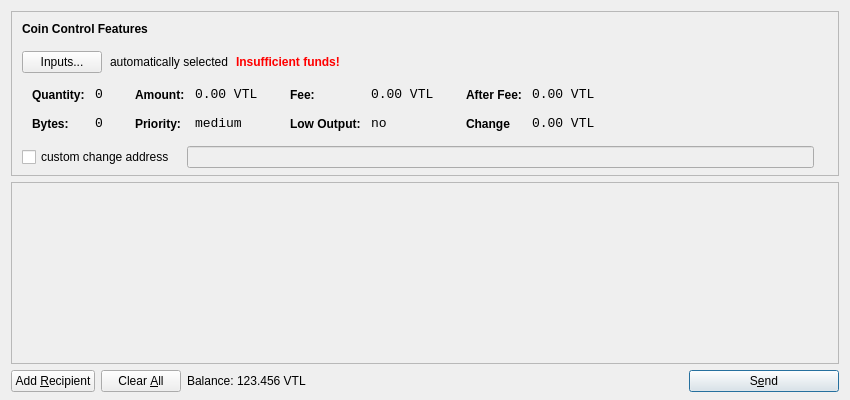
<?xml version="1.0" encoding="UTF-8"?>
<ui version="4.0">
 <class>SendCoinsDialog</class>
 <widget class="QDialog" name="SendCoinsDialog">
  <property name="geometry">
   <rect>
    <x>0</x>
    <y>0</y>
    <width>850</width>
    <height>400</height>
   </rect>
  </property>
  <property name="windowTitle">
   <string>Send Coins</string>
  </property>
  <layout class="QVBoxLayout" name="verticalLayout" stretch="0,1,0">
   <property name="bottomMargin">
    <number>8</number>
   </property>
   <item>
    <widget class="QFrame" name="frameCoinControl">
     <property name="sizePolicy">
      <sizepolicy hsizetype="Expanding" vsizetype="Expanding">
       <horstretch>0</horstretch>
       <verstretch>0</verstretch>
      </sizepolicy>
     </property>
     <property name="maximumSize">
      <size>
       <width>16777215</width>
       <height>16777215</height>
      </size>
     </property>
     <property name="frameShape">
      <enum>QFrame::StyledPanel</enum>
     </property>
     <property name="frameShadow">
      <enum>QFrame::Sunken</enum>
     </property>
     <layout class="QVBoxLayout" name="verticalLayoutCoinControl2">
      <property name="spacing">
       <number>-1</number>
      </property>
      <property name="leftMargin">
       <number>0</number>
      </property>
      <property name="topMargin">
       <number>0</number>
      </property>
      <property name="rightMargin">
       <number>0</number>
      </property>
      <property name="bottomMargin">
       <number>6</number>
      </property>
      <item>
       <layout class="QVBoxLayout" name="verticalLayoutCoinControl" stretch="0,0,0,0,1">
        <property name="spacing">
         <number>0</number>
        </property>
        <property name="leftMargin">
         <number>10</number>
        </property>
        <property name="topMargin">
         <number>10</number>
        </property>
        <item>
         <layout class="QHBoxLayout" name="horizontalLayoutCoinControl1">
          <property name="bottomMargin">
           <number>15</number>
          </property>
          <item>
           <widget class="QLabel" name="labelCoinControlFeatures">
            <property name="sizePolicy">
             <sizepolicy hsizetype="Preferred" vsizetype="Maximum">
              <horstretch>0</horstretch>
              <verstretch>0</verstretch>
             </sizepolicy>
            </property>
            <property name="font">
             <font>
              <weight>75</weight>
              <bold>true</bold>
             </font>
            </property>
            <property name="styleSheet">
             <string notr="true">font-weight:bold;</string>
            </property>
            <property name="text">
             <string>Coin Control Features</string>
            </property>
           </widget>
          </item>
         </layout>
        </item>
        <item>
         <layout class="QHBoxLayout" name="horizontalLayoutCoinControl2" stretch="0,0,0,0">
          <property name="spacing">
           <number>8</number>
          </property>
          <property name="bottomMargin">
           <number>10</number>
          </property>
          <item>
           <widget class="QPushButton" name="pushButtonCoinControl">
            <property name="styleSheet">
             <string notr="true"/>
            </property>
            <property name="text">
             <string>Inputs...</string>
            </property>
           </widget>
          </item>
          <item>
           <widget class="QLabel" name="labelCoinControlAutomaticallySelected">
            <property name="text">
             <string>automatically selected</string>
            </property>
            <property name="margin">
             <number>5</number>
            </property>
           </widget>
          </item>
          <item>
           <widget class="QLabel" name="labelCoinControlInsuffFunds">
            <property name="font">
             <font>
              <weight>75</weight>
              <bold>true</bold>
             </font>
            </property>
            <property name="styleSheet">
             <string notr="true">color:red;font-weight:bold;</string>
            </property>
            <property name="text">
             <string>Insufficient funds!</string>
            </property>
            <property name="margin">
             <number>5</number>
            </property>
           </widget>
          </item>
          <item>
           <spacer name="horizontalSpacerCoinControl">
            <property name="orientation">
             <enum>Qt::Horizontal</enum>
            </property>
            <property name="sizeHint" stdset="0">
             <size>
              <width>40</width>
              <height>1</height>
             </size>
            </property>
           </spacer>
          </item>
         </layout>
        </item>
        <item>
         <widget class="QWidget" name="widgetCoinControl" native="true">
          <property name="sizePolicy">
           <sizepolicy hsizetype="Preferred" vsizetype="Preferred">
            <horstretch>0</horstretch>
            <verstretch>0</verstretch>
           </sizepolicy>
          </property>
          <property name="minimumSize">
           <size>
            <width>0</width>
            <height>0</height>
           </size>
          </property>
          <property name="styleSheet">
           <string notr="true"/>
          </property>
          <layout class="QHBoxLayout" name="horizontalLayoutCoinControl5">
           <property name="margin">
            <number>0</number>
           </property>
           <item>
            <layout class="QHBoxLayout" name="horizontalLayoutCoinControl3" stretch="0,0,0,1">
             <property name="spacing">
              <number>20</number>
             </property>
             <property name="topMargin">
              <number>0</number>
             </property>
             <property name="bottomMargin">
              <number>10</number>
             </property>
             <item>
              <layout class="QFormLayout" name="formLayoutCoinControl1">
               <property name="horizontalSpacing">
                <number>10</number>
               </property>
               <property name="verticalSpacing">
                <number>14</number>
               </property>
               <property name="leftMargin">
                <number>10</number>
               </property>
               <property name="topMargin">
                <number>4</number>
               </property>
               <property name="rightMargin">
                <number>6</number>
               </property>
               <item row="0" column="0">
                <widget class="QLabel" name="labelCoinControlQuantityText">
                 <property name="styleSheet">
                  <string notr="true">font-weight:bold;</string>
                 </property>
                 <property name="text">
                  <string>Quantity:</string>
                 </property>
                 <property name="margin">
                  <number>0</number>
                 </property>
                </widget>
               </item>
               <item row="0" column="1">
                <widget class="QLabel" name="labelCoinControlQuantity">
                 <property name="font">
                  <font>
                   <family>Monospace</family>
                   <pointsize>10</pointsize>
                  </font>
                 </property>
                 <property name="cursor">
                  <cursorShape>IBeamCursor</cursorShape>
                 </property>
                 <property name="contextMenuPolicy">
                  <enum>Qt::ActionsContextMenu</enum>
                 </property>
                 <property name="text">
                  <string>0</string>
                 </property>
                 <property name="margin">
                  <number>0</number>
                 </property>
                 <property name="textInteractionFlags">
                  <set>Qt::LinksAccessibleByMouse|Qt::TextSelectableByKeyboard|Qt::TextSelectableByMouse</set>
                 </property>
                </widget>
               </item>
               <item row="1" column="0">
                <widget class="QLabel" name="labelCoinControlBytesText">
                 <property name="styleSheet">
                  <string notr="true">font-weight:bold;</string>
                 </property>
                 <property name="text">
                  <string>Bytes:</string>
                 </property>
                </widget>
               </item>
               <item row="1" column="1">
                <widget class="QLabel" name="labelCoinControlBytes">
                 <property name="font">
                  <font>
                   <family>Monospace</family>
                   <pointsize>10</pointsize>
                  </font>
                 </property>
                 <property name="cursor">
                  <cursorShape>IBeamCursor</cursorShape>
                 </property>
                 <property name="contextMenuPolicy">
                  <enum>Qt::ActionsContextMenu</enum>
                 </property>
                 <property name="text">
                  <string>0</string>
                 </property>
                 <property name="textInteractionFlags">
                  <set>Qt::LinksAccessibleByMouse|Qt::TextSelectableByKeyboard|Qt::TextSelectableByMouse</set>
                 </property>
                </widget>
               </item>
              </layout>
             </item>
             <item>
              <layout class="QFormLayout" name="formLayoutCoinControl2">
               <property name="horizontalSpacing">
                <number>10</number>
               </property>
               <property name="verticalSpacing">
                <number>14</number>
               </property>
               <property name="leftMargin">
                <number>6</number>
               </property>
               <property name="topMargin">
                <number>4</number>
               </property>
               <property name="rightMargin">
                <number>6</number>
               </property>
               <item row="0" column="0">
                <widget class="QLabel" name="labelCoinControlAmountText">
                 <property name="styleSheet">
                  <string notr="true">font-weight:bold;</string>
                 </property>
                 <property name="text">
                  <string>Amount:</string>
                 </property>
                 <property name="margin">
                  <number>0</number>
                 </property>
                </widget>
               </item>
               <item row="0" column="1">
                <widget class="QLabel" name="labelCoinControlAmount">
                 <property name="font">
                  <font>
                   <family>Monospace</family>
                   <pointsize>10</pointsize>
                  </font>
                 </property>
                 <property name="cursor">
                  <cursorShape>IBeamCursor</cursorShape>
                 </property>
                 <property name="contextMenuPolicy">
                  <enum>Qt::ActionsContextMenu</enum>
                 </property>
                 <property name="text">
                  <string>0.00 VTL</string>
                 </property>
                 <property name="textInteractionFlags">
                  <set>Qt::LinksAccessibleByMouse|Qt::TextSelectableByKeyboard|Qt::TextSelectableByMouse</set>
                 </property>
                </widget>
               </item>
               <item row="1" column="0">
                <widget class="QLabel" name="labelCoinControlPriorityText">
                 <property name="styleSheet">
                  <string notr="true">font-weight:bold;</string>
                 </property>
                 <property name="text">
                  <string>Priority:</string>
                 </property>
                </widget>
               </item>
               <item row="1" column="1">
                <widget class="QLabel" name="labelCoinControlPriority">
                 <property name="font">
                  <font>
                   <family>Monospace</family>
                   <pointsize>10</pointsize>
                  </font>
                 </property>
                 <property name="cursor">
                  <cursorShape>IBeamCursor</cursorShape>
                 </property>
                 <property name="contextMenuPolicy">
                  <enum>Qt::ActionsContextMenu</enum>
                 </property>
                 <property name="text">
                  <string>medium</string>
                 </property>
                 <property name="textInteractionFlags">
                  <set>Qt::LinksAccessibleByMouse|Qt::TextSelectableByKeyboard|Qt::TextSelectableByMouse</set>
                 </property>
                </widget>
               </item>
              </layout>
             </item>
             <item>
              <layout class="QFormLayout" name="formLayoutCoinControl3">
               <property name="horizontalSpacing">
                <number>10</number>
               </property>
               <property name="verticalSpacing">
                <number>14</number>
               </property>
               <property name="leftMargin">
                <number>6</number>
               </property>
               <property name="topMargin">
                <number>4</number>
               </property>
               <property name="rightMargin">
                <number>6</number>
               </property>
               <item row="0" column="0">
                <widget class="QLabel" name="labelCoinControlFeeText">
                 <property name="styleSheet">
                  <string notr="true">font-weight:bold;</string>
                 </property>
                 <property name="text">
                  <string>Fee:</string>
                 </property>
                 <property name="margin">
                  <number>0</number>
                 </property>
                </widget>
               </item>
               <item row="0" column="1">
                <widget class="QLabel" name="labelCoinControlFee">
                 <property name="font">
                  <font>
                   <family>Monospace</family>
                   <pointsize>10</pointsize>
                  </font>
                 </property>
                 <property name="cursor">
                  <cursorShape>IBeamCursor</cursorShape>
                 </property>
                 <property name="contextMenuPolicy">
                  <enum>Qt::ActionsContextMenu</enum>
                 </property>
                 <property name="text">
                  <string>0.00 VTL</string>
                 </property>
                 <property name="textInteractionFlags">
                  <set>Qt::LinksAccessibleByMouse|Qt::TextSelectableByKeyboard|Qt::TextSelectableByMouse</set>
                 </property>
                </widget>
               </item>
               <item row="1" column="0">
                <widget class="QLabel" name="labelCoinControlLowOutputText">
                 <property name="styleSheet">
                  <string notr="true">font-weight:bold;</string>
                 </property>
                 <property name="text">
                  <string>Low Output:</string>
                 </property>
                </widget>
               </item>
               <item row="1" column="1">
                <widget class="QLabel" name="labelCoinControlLowOutput">
                 <property name="font">
                  <font>
                   <family>Monospace</family>
                   <pointsize>10</pointsize>
                  </font>
                 </property>
                 <property name="cursor">
                  <cursorShape>IBeamCursor</cursorShape>
                 </property>
                 <property name="contextMenuPolicy">
                  <enum>Qt::ActionsContextMenu</enum>
                 </property>
                 <property name="text">
                  <string>no</string>
                 </property>
                 <property name="textInteractionFlags">
                  <set>Qt::LinksAccessibleByMouse|Qt::TextSelectableByKeyboard|Qt::TextSelectableByMouse</set>
                 </property>
                </widget>
               </item>
              </layout>
             </item>
             <item>
              <layout class="QFormLayout" name="formLayoutCoinControl4">
               <property name="horizontalSpacing">
                <number>10</number>
               </property>
               <property name="verticalSpacing">
                <number>14</number>
               </property>
               <property name="leftMargin">
                <number>6</number>
               </property>
               <property name="topMargin">
                <number>4</number>
               </property>
               <property name="rightMargin">
                <number>6</number>
               </property>
               <item row="0" column="0">
                <widget class="QLabel" name="labelCoinControlAfterFeeText">
                 <property name="styleSheet">
                  <string notr="true">font-weight:bold;</string>
                 </property>
                 <property name="text">
                  <string>After Fee:</string>
                 </property>
                 <property name="margin">
                  <number>0</number>
                 </property>
                </widget>
               </item>
               <item row="0" column="1">
                <widget class="QLabel" name="labelCoinControlAfterFee">
                 <property name="font">
                  <font>
                   <family>Monospace</family>
                   <pointsize>10</pointsize>
                  </font>
                 </property>
                 <property name="cursor">
                  <cursorShape>IBeamCursor</cursorShape>
                 </property>
                 <property name="contextMenuPolicy">
                  <enum>Qt::ActionsContextMenu</enum>
                 </property>
                 <property name="text">
                  <string>0.00 VTL</string>
                 </property>
                 <property name="textInteractionFlags">
                  <set>Qt::LinksAccessibleByMouse|Qt::TextSelectableByKeyboard|Qt::TextSelectableByMouse</set>
                 </property>
                </widget>
               </item>
               <item row="1" column="0">
                <widget class="QLabel" name="labelCoinControlChangeText">
                 <property name="styleSheet">
                  <string notr="true">font-weight:bold;</string>
                 </property>
                 <property name="text">
                  <string>Change</string>
                 </property>
                </widget>
               </item>
               <item row="1" column="1">
                <widget class="QLabel" name="labelCoinControlChange">
                 <property name="font">
                  <font>
                   <family>Monospace</family>
                   <pointsize>10</pointsize>
                  </font>
                 </property>
                 <property name="cursor">
                  <cursorShape>IBeamCursor</cursorShape>
                 </property>
                 <property name="contextMenuPolicy">
                  <enum>Qt::ActionsContextMenu</enum>
                 </property>
                 <property name="text">
                  <string>0.00 VTL</string>
                 </property>
                 <property name="textInteractionFlags">
                  <set>Qt::LinksAccessibleByMouse|Qt::TextSelectableByKeyboard|Qt::TextSelectableByMouse</set>
                 </property>
                </widget>
               </item>
              </layout>
             </item>
            </layout>
           </item>
          </layout>
         </widget>
        </item>
        <item>
         <layout class="QHBoxLayout" name="horizontalLayoutCoinControl4" stretch="0,0,0">
          <property name="spacing">
           <number>12</number>
          </property>
          <property name="sizeConstraint">
           <enum>QLayout::SetDefaultConstraint</enum>
          </property>
          <property name="topMargin">
           <number>5</number>
          </property>
          <property name="rightMargin">
           <number>5</number>
          </property>
          <item>
           <widget class="QCheckBox" name="checkBoxCoinControlChange">
            <property name="text">
             <string>custom change address</string>
            </property>
           </widget>
          </item>
          <item>
           <widget class="QLineEdit" name="lineEditCoinControlChange">
            <property name="enabled">
             <bool>false</bool>
            </property>
            <property name="sizePolicy">
             <sizepolicy hsizetype="Expanding" vsizetype="Fixed">
              <horstretch>0</horstretch>
              <verstretch>0</verstretch>
             </sizepolicy>
            </property>
           </widget>
          </item>
          <item>
           <widget class="QLabel" name="labelCoinControlChangeLabel">
            <property name="sizePolicy">
             <sizepolicy hsizetype="Preferred" vsizetype="Expanding">
              <horstretch>0</horstretch>
              <verstretch>0</verstretch>
             </sizepolicy>
            </property>
            <property name="minimumSize">
             <size>
              <width>0</width>
              <height>0</height>
             </size>
            </property>
            <property name="text">
             <string/>
            </property>
            <property name="margin">
             <number>3</number>
            </property>
           </widget>
          </item>
         </layout>
        </item>
        <item>
         <spacer name="verticalSpacerCoinControl">
          <property name="orientation">
           <enum>Qt::Vertical</enum>
          </property>
          <property name="sizeHint" stdset="0">
           <size>
            <width>800</width>
            <height>1</height>
           </size>
          </property>
         </spacer>
        </item>
       </layout>
      </item>
     </layout>
    </widget>
   </item>
   <item>
    <widget class="QScrollArea" name="scrollArea">
     <property name="widgetResizable">
      <bool>true</bool>
     </property>
     <widget class="QWidget" name="scrollAreaWidgetContents">
      <property name="geometry">
       <rect>
        <x>0</x>
        <y>0</y>
        <width>830</width>
        <height>165</height>
       </rect>
      </property>
      <layout class="QVBoxLayout" name="verticalLayout_2">
       <property name="margin">
        <number>0</number>
       </property>
       <item>
        <layout class="QVBoxLayout" name="entries">
         <property name="spacing">
          <number>6</number>
         </property>
        </layout>
       </item>
       <item>
        <spacer name="verticalSpacer">
         <property name="orientation">
          <enum>Qt::Vertical</enum>
         </property>
         <property name="sizeHint" stdset="0">
          <size>
           <width>20</width>
           <height>40</height>
          </size>
         </property>
        </spacer>
       </item>
      </layout>
     </widget>
    </widget>
   </item>
   <item>
    <layout class="QHBoxLayout" name="horizontalLayout">
     <item>
      <widget class="QPushButton" name="addButton">
       <property name="toolTip">
        <string>Send to multiple recipients at once</string>
       </property>
       <property name="text">
        <string>Add &amp;Recipient</string>
       </property>
       <property name="icon">
        <iconset resource="../bitcoin.qrc">
         <normaloff>:/icons/add</normaloff>:/icons/add</iconset>
       </property>
       <property name="autoDefault">
        <bool>false</bool>
       </property>
      </widget>
     </item>
     <item>
      <widget class="QPushButton" name="clearButton">
       <property name="sizePolicy">
        <sizepolicy hsizetype="Minimum" vsizetype="Fixed">
         <horstretch>0</horstretch>
         <verstretch>0</verstretch>
        </sizepolicy>
       </property>
       <property name="toolTip">
        <string>Remove all transaction fields</string>
       </property>
       <property name="text">
        <string>Clear &amp;All</string>
       </property>
       <property name="icon">
        <iconset resource="../bitcoin.qrc">
         <normaloff>:/icons/remove</normaloff>:/icons/remove</iconset>
       </property>
       <property name="autoRepeatDelay">
        <number>300</number>
       </property>
       <property name="autoDefault">
        <bool>false</bool>
       </property>
      </widget>
     </item>
     <item>
      <layout class="QHBoxLayout" name="horizontalLayout_2">
       <property name="spacing">
        <number>3</number>
       </property>
       <item>
        <widget class="QLabel" name="label">
         <property name="sizePolicy">
          <sizepolicy hsizetype="Preferred" vsizetype="Fixed">
           <horstretch>0</horstretch>
           <verstretch>0</verstretch>
          </sizepolicy>
         </property>
         <property name="text">
          <string>Balance:</string>
         </property>
        </widget>
       </item>
       <item>
        <widget class="QLabel" name="labelBalance">
         <property name="sizePolicy">
          <sizepolicy hsizetype="Preferred" vsizetype="Fixed">
           <horstretch>0</horstretch>
           <verstretch>0</verstretch>
          </sizepolicy>
         </property>
         <property name="cursor">
          <cursorShape>IBeamCursor</cursorShape>
         </property>
         <property name="text">
          <string>123.456 VTL</string>
         </property>
         <property name="textInteractionFlags">
          <set>Qt::LinksAccessibleByMouse|Qt::TextSelectableByKeyboard|Qt::TextSelectableByMouse</set>
         </property>
        </widget>
       </item>
      </layout>
     </item>
     <item>
      <spacer name="horizontalSpacer">
       <property name="orientation">
        <enum>Qt::Horizontal</enum>
       </property>
       <property name="sizeHint" stdset="0">
        <size>
         <width>40</width>
         <height>20</height>
        </size>
       </property>
      </spacer>
     </item>
     <item>
      <widget class="QPushButton" name="sendButton">
       <property name="minimumSize">
        <size>
         <width>150</width>
         <height>0</height>
        </size>
       </property>
       <property name="toolTip">
        <string>Confirm the send action</string>
       </property>
       <property name="text">
        <string>S&amp;end</string>
       </property>
       <property name="icon">
        <iconset resource="../bitcoin.qrc">
         <normaloff>:/icons/send</normaloff>:/icons/send</iconset>
       </property>
       <property name="default">
        <bool>true</bool>
       </property>
      </widget>
     </item>
    </layout>
   </item>
  </layout>
 </widget>
 <resources>
  <include location="../bitcoin.qrc"/>
 </resources>
 <connections/>
</ui>
